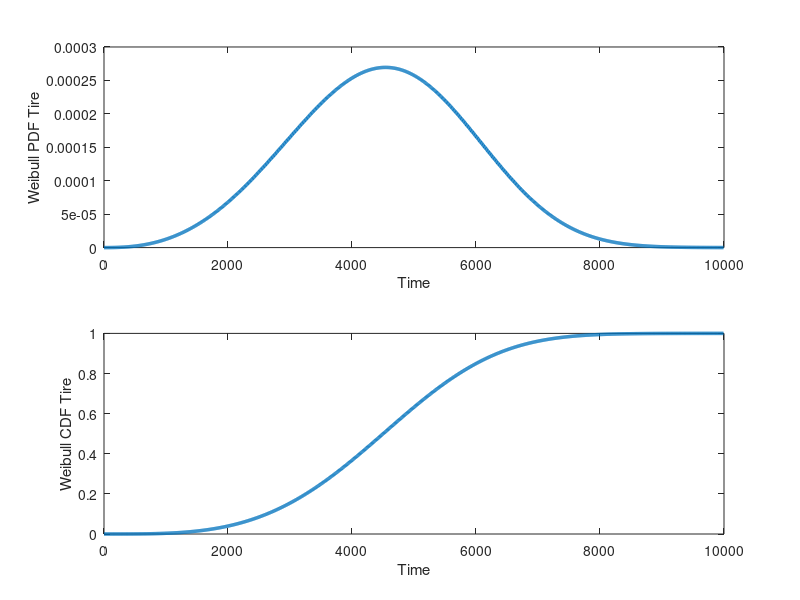

Here is the MATLAB script that generated this plot:
%% Example Tire Weibull Distribution
clc; clear;
alpha = 5000; gamma = 3.5;
TotalTires= 20000;
y= wblcdf (6000, alpha, gamma)
FailTires= y*TotalTires 
time =1:10:10000;
subplot (211); fx = wblpdf (time, alpha, gamma);
plot (time, fx, 'linewidth', 2.5); xlabel('Time'); ylabel('Weibull PDF Tire');
subplot (212); ft = wblcdf (time, alpha, gamma);
plot (time, ft, 'linewidth', 2.5); xlabel('Time'); ylabel('Weibull CDF Tire');